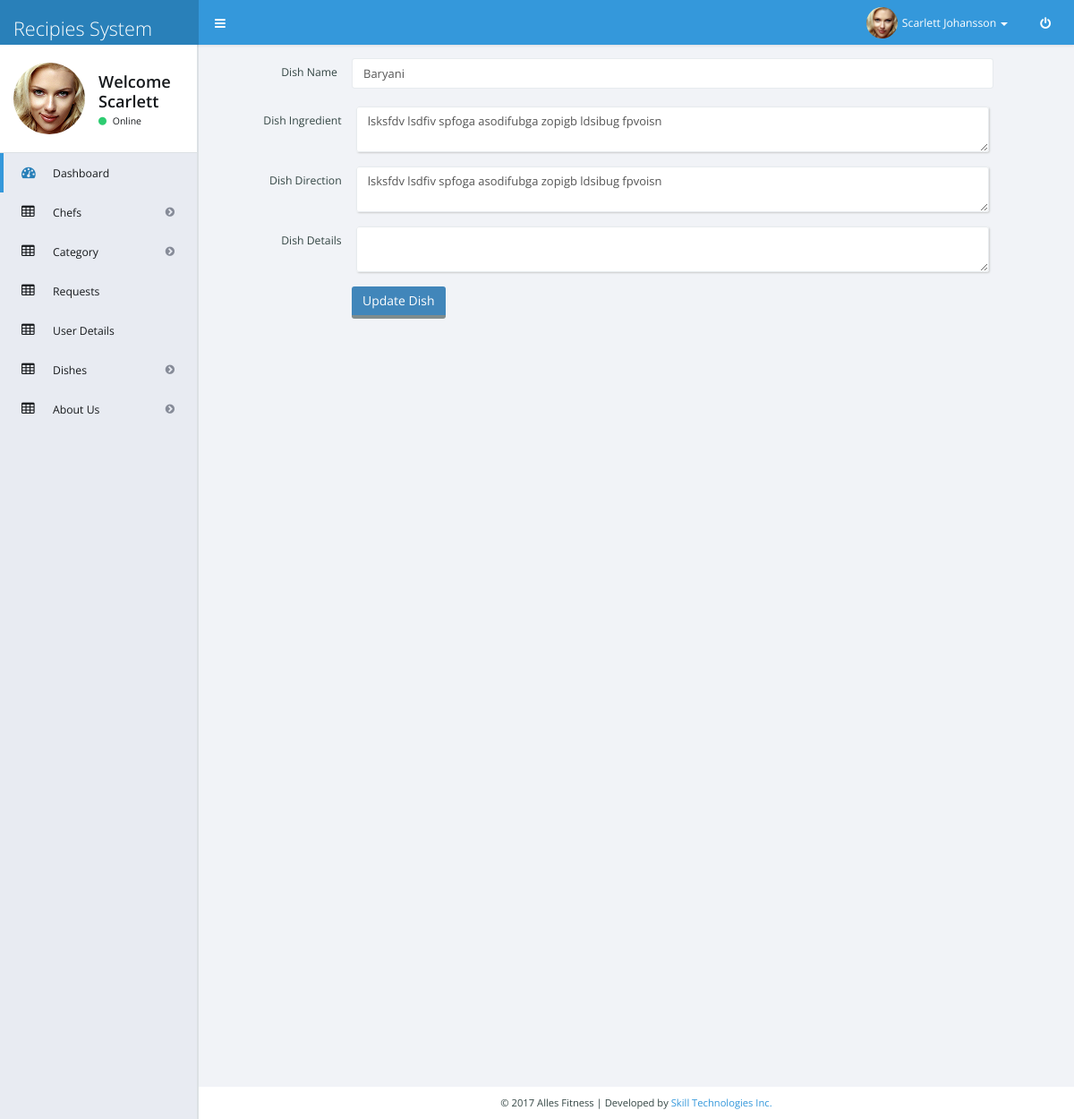
Page /admin/edit_dishes.php?dish_id=1 on the committed database.
### tables this page shows
CREATE TABLE IF NOT EXISTS `dishes` (
  `dish_id` int(11) NOT NULL AUTO_INCREMENT,
  `dish_name` varchar(255) NOT NULL,
  `dish_ingred` longtext NOT NULL,
  `dish_direction` longtext NOT NULL,
  `dish_detail` longtext NOT NULL,
  `cat_id` int(11) NOT NULL,
  `chef_id` int(11) NOT NULL,
  `dish_photo` varchar(255) NOT NULL,
  `country_name` varchar(255) NOT NULL,
  PRIMARY KEY (`dish_id`)
);

### admin/edit_dishes.php (the view, shortened to what this page needs)
<?php
$selected_record=$_REQUEST['dish_id'];
$query="SELECT * FROM `dishes` where dish_id='$selected_record'";
$result=mysql_query($query);
$data=mysql_fetch_array($result);
	$dish_name=$data['dish_name'];
	$dish_direction=$data['dish_direction'];
	$dish_detail=$data['dish_detail'];
	$dish_ingred=$data['dish_ingred'];
?>
<!DOCTYPE html>
<html>
<head>
	<link rel="stylesheet" type="text/css" href="css/bootstrap/bootstrap.min.css" />
	<link rel="stylesheet" type="text/css" href="css/libs/font-awesome.css" />
	<link rel="stylesheet" type="text/css" href="css/libs/nanoscroller.css" />
	<link rel="stylesheet" type="text/css" href="css/compiled/theme_styles.css" />
</head>
<body>
	<div id="theme-wrapper">
		<?php include "header.php"; ?>
		<div id="page-wrapper" class="container">
			<div class="row">
			<?php include "sidebar.php";?>
				<div id="content-wrapper">
					<div class="row">
						<div class="col-lg-12">
							<form class="form-horizontal" method="POST" action="" enctype="multipart/form-data">
								<div class="form-group">
									<label class="control-label col-md-2">Dish Name</label>
									<div class="col-md-9">
									<input type="text" name="dish_name" class="form-control" value="<?php echo $dish_name;?>">
									</div>
								</div>
							<div class="row">
								<label class="control-label col-md-2">Dish Ingredient</label>
								<div class="col-lg-9">
									<div class="main-box clearfix">
											<textarea class="form-control ckeditor" id="exampleTextarea" name="dish_ingred" value="<?php echo $dish_ingred;?>" ><?php echo $dish_ingred;?></textarea>
									</div>
								</div>
							</div>
							<div class="row">
								<label class="control-label col-md-2">Dish Direction</label>
								<div class="col-lg-9">
									<div class="main-box clearfix">
											<textarea class="form-control ckeditor" id="exampleTextarea" name="dish_direction" value="<?php echo $dish_direction;?>" ><?php echo $dish_direction;?></textarea>
									</div>
								</div>
							</div>
							<div class="row">
								<label class="control-label col-md-2">Dish Details</label>
								<div class="col-lg-9">
									<div class="main-box clearfix">
											<textarea class="form-control ckeditor" id="exampleTextarea" name="dish_detail" value="<?php echo $dish_detail;?>" ><?php echo $dish_detail;?></textarea>
									</div>
								</div>
							</div>
							<div class="form-group">
								<label class="control-label col-md-2"></label>
								<div class="col-md-9">
								  <button type="submit" name="submit" style="background:#4186ba; color:#fff;" class="btn btn-default" value="submit">Update Dish</button>
								</div>
							</div>
						</form>
						</div>
					</div>
					<?php include "footer.php"; ?>
				</div>
			</div>
		</div>
	</div>
</body>
</html>

### rows in the picture
dishes: dish_name "Baryani", dish_ingred "lsksfdv lsdfiv spfoga asodifubga zopigb ldsibug fpvoisn", dish_direction "lsksfdv lsdfiv spfoga asodifubga zopigb ldsibug fpvoisn"
